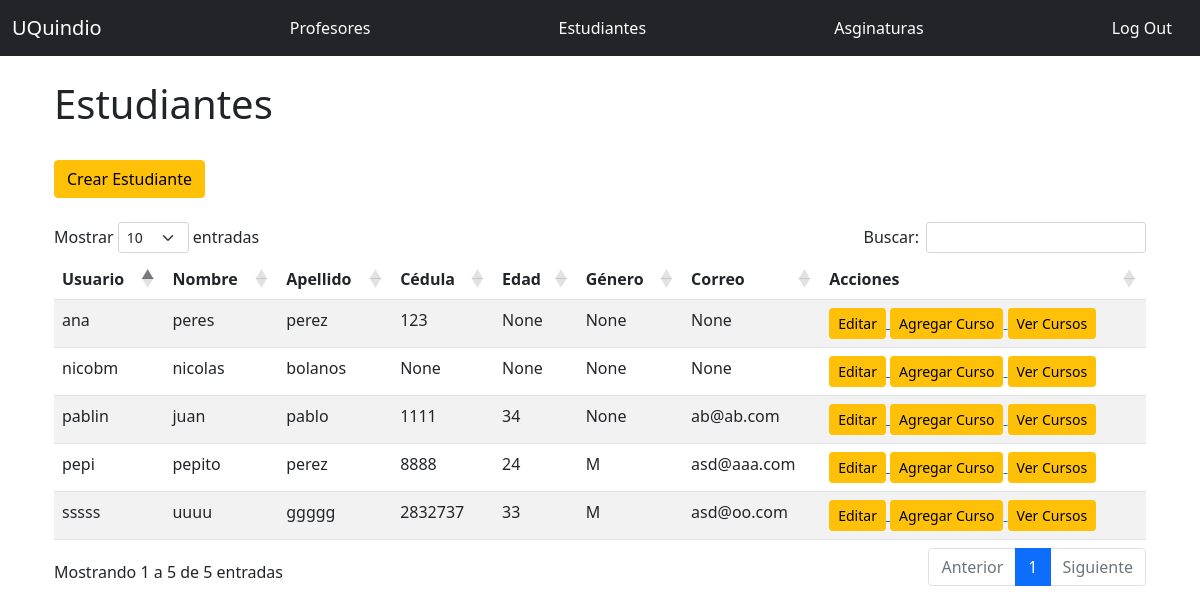
Before: /admin/students (signed in) with the older database file.
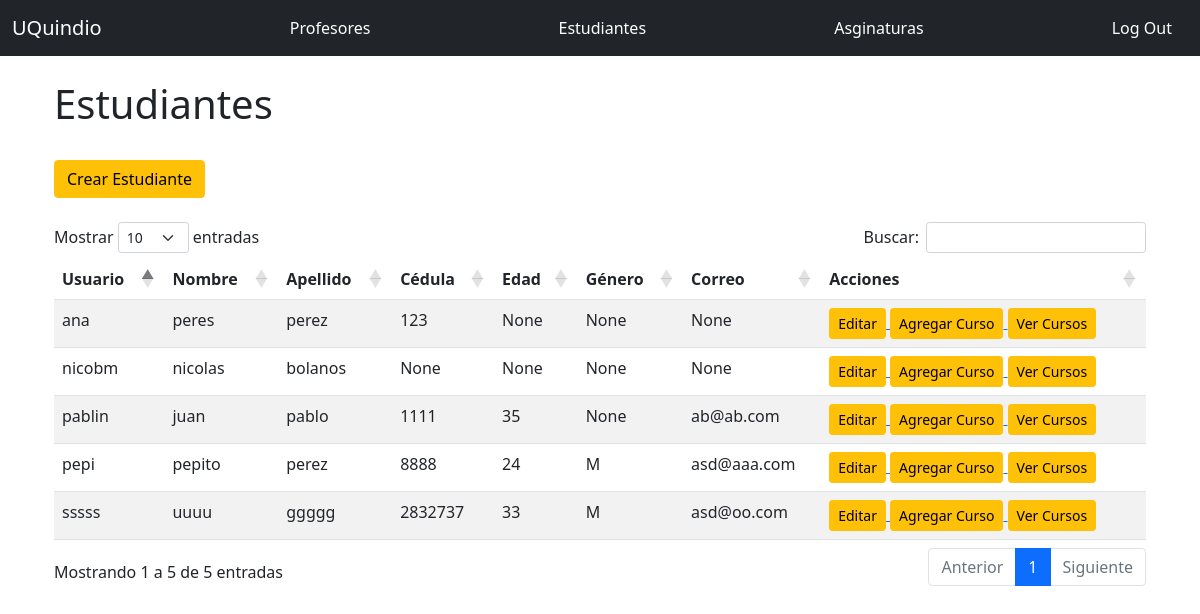
After: the same page with the newer database file.
### app.py (models this page shows, shortened)
class User(UserMixin, db.Model):
    __tablename__ = 'students'
    id = db.Column(db.Integer, primary_key = True)
    email = db.Column(db.String(64), unique=True, index=True)
    username = db.Column(db.String(64), unique=True, index=True)
    name = db.Column(db.String(64))
    last_name = db.Column(db.String(64))
    cc = db.Column(db.Integer, unique=True, index=True)
    age = db.Column(db.Integer)
    genre = db.Column(db.CHAR)
    password_hash = db.Column(db.String(128))
    role_id = db.Column(db.Integer, db.ForeignKey('roles.id'))
    @property
    def password(self):
        raise AttributeError('password no es un atributo legible')

### app.py (the view)
@app.route('/admin/students', methods=['GET', 'POST'])
@login_required
@require_role(role="Admin")
def admin_students():
    result = db.session.execute('Select * From students')
    return render_template('admin_students.html', result=result)

### app.py (called while the page is built)
def require_role(role):
    def decorator(func):
        @wraps(func)
        def wrapped_function(*args, **kwargs):
            if not session['account_type'] == role:
                return redirect("/404")
            else:
                return func(*args, **kwargs)
        return wrapped_function
    return decorator

@login_manager.user_loader
def load_user(user_id):
    if session['account_type'] == 'Student':
        return User.query.get(int(user_id))
    elif session['account_type'] == 'Teacher':
        return Teacher.query.get(int(user_id))
    elif session['account_type'] == 'Admin':
        return Admin.query.get(int(user_id))
    else:
      return None

### templates/admin_students.html (shortened to what this page needs)
{% extends "base.html" %}
{% from "_macros.html" import render_modal_asign with context %}
{% from "_macros.html" import render_field with context %}
{% block page_content %}
    <div class="page-header">
        <h1>Estudiantes </h1>
        <br/>
    </div>
    <a href="{{ url_for('admin_students_create') }}">
      <span class="btn btn-warning ">Crear Estudiante</span></a>
    <br/>
    <br/>
        <table id="data2" class="table table-striped">
          <thead>
            <tr>
              <th>Usuario</th>
              <th>Nombre</th>
              <th>Apellido</th>
              <th>Cédula</th>
              <th>Edad</th>
              <th>Género</th>
              <th>Correo</th>
              <th>Acciones</th>
            </tr>
          </thead>
          <tbody>
            {% for r2 in result %}
              <tr>
                <td>{{ r2.username }}</td>
                <td>{{ r2.name }}</td>
                <td>{{ r2.last_name }}</td>
                <td>{{ r2.cc }}</td>
                <td>{{ r2.age }}</td>
                <td>{{ r2.genre}}</td>
                <td>{{ r2.email}}</td>
                <td><a href="{{ url_for('admin_students_edit_profile', username=r2.username) }}">
                    <span class="btn btn-warning btn-sm">Editar</span>
                  </a>
                  <a href="{{ url_for('admin_students_course', student_id=r2.id) }}">
                    <span class="btn btn-warning btn-sm">Agregar Curso</span>
                  </a>
                  <a href="{{ url_for('courses', username=r2.username) }}">
                    <span class="btn btn-warning btn-sm">Ver Cursos</span>
                  </a>
                </td>
              </tr>
            {% endfor %}
          </tbody>
        </table>
{% endblock %}

Changed rows visible on the page:
changed User "pablin": age "34" → "35"
